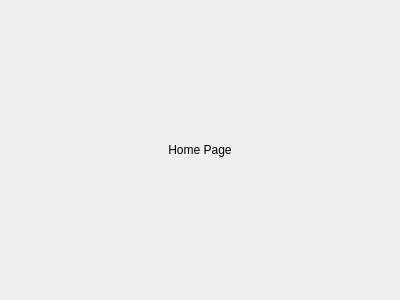
<?xml version="1.0" encoding="UTF-8"?>
<ui version="4.0">
 <class>HomePage</class>
 <widget class="QWidget" name="HomePage">
  <property name="geometry">
   <rect>
    <x>0</x>
    <y>0</y>
    <width>400</width>
    <height>300</height>
   </rect>
  </property>
  <property name="windowTitle">
   <string>Form</string>
  </property>
  <layout class="QVBoxLayout" name="verticalLayout">
   <item>
    <widget class="QLabel" name="label">
     <property name="text">
      <string>Home Page</string>
     </property>
     <property name="alignment">
      <set>Qt::AlignCenter</set>
     </property>
    </widget>
   </item>
  </layout>
 </widget>
 <resources/>
 <connections/>
</ui>
